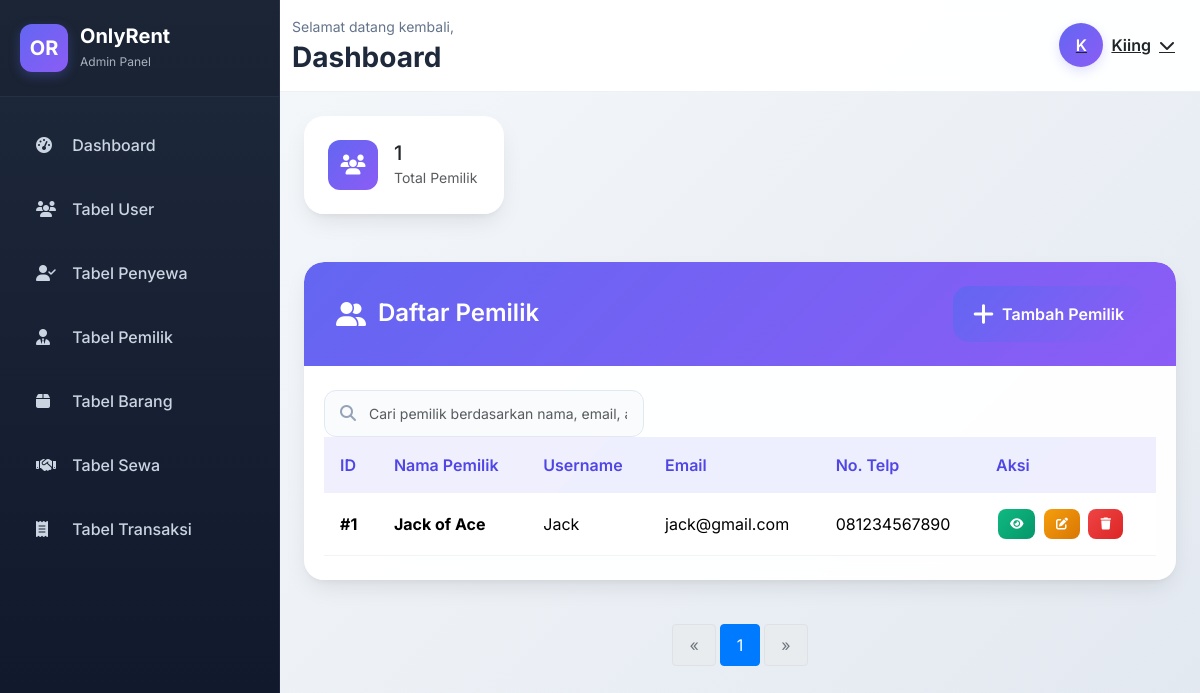
/views/admin/tabel_pemilik.php (signed in), run on an earlier commit of the app's database.
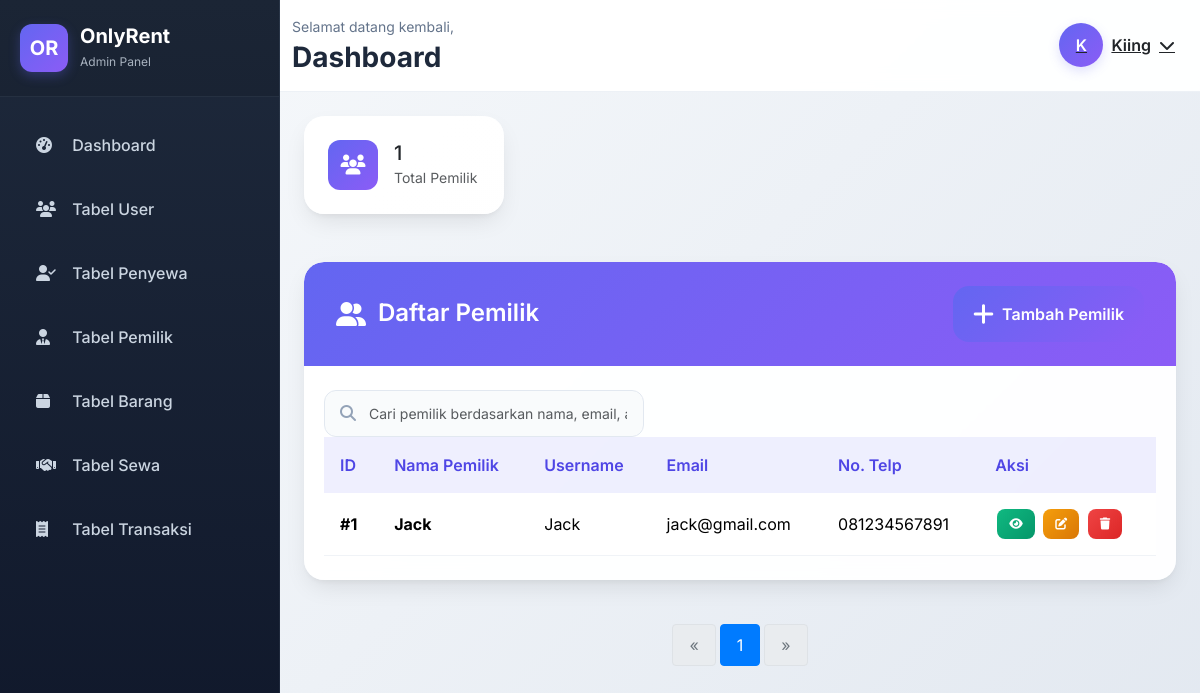
And on a later commit of the database.
### tables this page shows
CREATE TABLE `pemilik_barang` (
  `id_pemilik` int(11) NOT NULL,
  `nama` varchar(100) NOT NULL,
  `no_telp` varchar(25) NOT NULL,
  `id_pengguna` int(1) NOT NULL
);

CREATE TABLE `pengguna` (
  `id_pengguna` int(11) NOT NULL,
  `username` varchar(50) NOT NULL,
  `email` varchar(50) NOT NULL,
  `password` varchar(255) NOT NULL,
  `role` int(1) NOT NULL
);

### views/admin/tabel_pemilik.php (the view, shortened to what the changed rows need)
<?php
    $conn = getDBConnection();
    $pemilik = [];
    $total_pemilik = 0;
    $total_query = "SELECT COUNT(*) as total FROM pengguna p JOIN pemilik_barang py ON p.id_pengguna = py.id_pengguna WHERE p.role = 3";
    $total_result = $conn->query($total_query);
    if ($total_result) {
        $total_row = $total_result->fetch_assoc();
        $total_pemilik = $total_row['total'];
    }
    $per_page = 10;
    $total_pages = ceil($total_pemilik / $per_page);
    $current_page = isset($_GET['page']) ? max(1, min($total_pages, (int)$_GET['page'])) : 1;
    $offset = ($current_page - 1) * $per_page;
    $query = "SELECT
                pg.id_pengguna,
                pg.username,
                pg.email,
                py.id_pemilik,
                py.nama as nama_pemilik,
                py.no_telp
              FROM pengguna pg
              JOIN pemilik_barang py ON pg.id_pengguna = py.id_pengguna
              WHERE pg.role = 3
              LIMIT $per_page OFFSET $offset";
    $result = $conn->query($query);
    if ($result && $result->num_rows > 0) {
        while ($row = $result->fetch_assoc()) {
            $pemilik[] = $row;
        }
    }
?>
<!DOCTYPE html>
<html lang="id">
<head>
    <link href="https://cdn.jsdelivr.net/npm/bootstrap@5.3.3/dist/css/bootstrap.min.css" rel="stylesheet">
    <link href="https://cdnjs.cloudflare.com/ajax/libs/font-awesome/6.4.0/css/all.min.css" rel="stylesheet">
    <link href="https://cdn.datatables.net/1.13.6/css/dataTables.bootstrap5.min.css" rel="stylesheet">
    <link rel="stylesheet" href="../../assets/css/admin/index.css">
</head>
<body>
    <div class="main-content">
        <div class="content-wrapper">
            <div class="row animate-fade-in">
                <div class="col-12">
                    <div class="card table-card">
                        <div class="card-body">
                            <div class="table-responsive">
                                <table class="table" id="pemilikTable">
                                    <thead>
                                        <tr>
                                            <th>ID</th>
                                            <th>Nama Pemilik</th>
                                            <th>Username</th>
                                            <th>Email</th>
                                            <th>No. Telp</th>
                                            <th>Aksi</th>
                                        </tr>
                                    </thead>
                                    <tbody>
                                        <?php foreach ($pemilik as $p): ?>
                                        <tr>
                                            <td><strong>#<?php echo $p['id_pemilik']; ?></strong></td>
                                            <td>
                                                <div class="d-flex align-items-center">
                                                    <strong><?php echo htmlspecialchars($p['nama_pemilik']); ?></strong>
                                                </div>
                                            </td>
                                            <td><?php echo htmlspecialchars($p['username']); ?></td>
                                            <td><?php echo htmlspecialchars($p['email']); ?></td>
                                            <td><?php echo htmlspecialchars($p['no_telp']); ?></td>
                                            <td>
                                                <button class="btn btn-action btn-view" title="Lihat Detail" onclick="viewPemilik(<?php echo $p['id_pemilik']; ?>)">
                                                    <i class="fas fa-eye"></i>
                                                </button>
                                                <button class="btn btn-action btn-edit" title="Edit Pemilik" onclick="editPemilik(<?php echo $p['id_pemilik']; ?>)">
                                                    <i class="fas fa-edit"></i>
                                                </button>
                                                <button class="btn btn-action btn-delete" title="Hapus Pemilik" onclick="confirmDelete(<?php echo $p['id_pemilik']; ?>, '<?php echo htmlspecialchars($p['nama_pemilik']); ?>')">
                                                    <i class="fas fa-trash"></i>
                                                </button>
                                            </td>
                                        </tr>
                                        <?php endforeach; ?>
                                    </tbody>
                                </table>
                            </div>
                        </div>
                    </div>
                </div>
            </div>
        </div>
    </div>
</body>
</html>

What changed in the data, as far as the page shows it:
changed pemilik_barang "Jack": nama "Jack of Ace" → "Jack"; no_telp "081234567890" → "081234567891"
